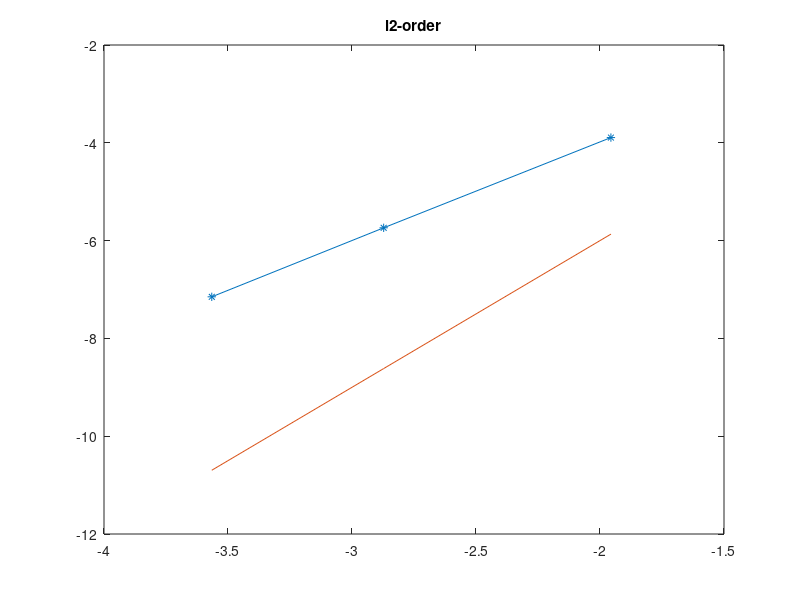
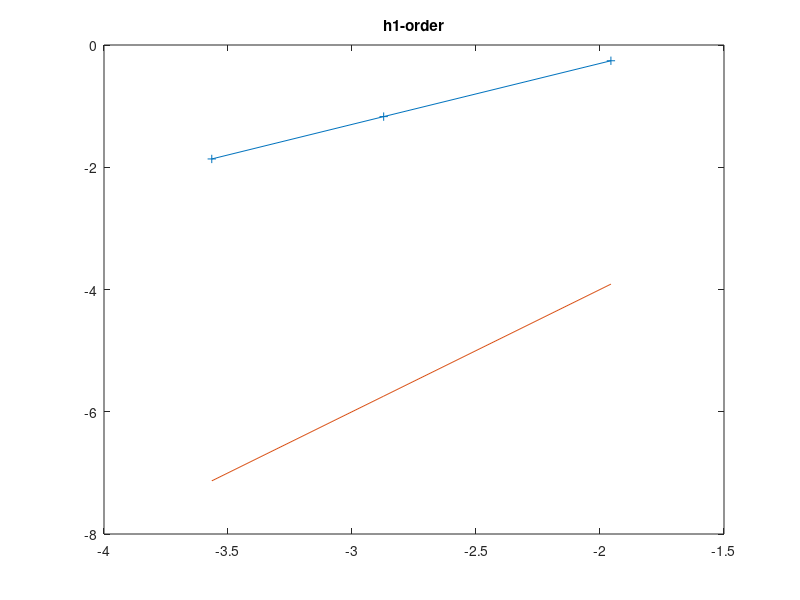

MATLAB code to generate these figures, in order:
%% order of convergence Elliptic
% % Elements in mesh 5,10,25,50,100 elements on each axis. 
% % 
% % Matrix has h(max), l2error, h1error columnwise

A = [
     0.141421356592613   0.020381695811775   0.772791256074176;
     0.056568542637045   0.003219672007576   0.309936577698053;
     0.028284271318523   0.000785058353824   0.155027956663150];
%
%  
%  
%  l2order = zeros(length(A)-1,1);
%  h1order = zeros(length(A)-1,1);
%  for i = 1:length(A)-1
%         l2order(i) = (log(A(i,2) ./ A(i+1,2)))/(log(A(i,1) ./ A(i+1,1)));
%         h1order(i) = (log(A(i,3) ./ A(i+1,3)))/(log(A(i,1) ./ A(i+1,1)));
%  end
%  [l2order,h1order]
%  
%  figure(1)
%  plot(log(A(:,1)),log(A(:,2)),'*-',log(A(:,1)),log((A(:,1)).^2))
%  title('l2-order');
%  figure(2)
%  plot(log(A(:,1)),log(A(:,3)),'+-',log(A(:,1)),log(A(:,1)))
%  title('h1-order')

% Elements in mesh 100,200,400,800,1600 row wise.
% Matrix has h(max), l2error, h1error columnwise
 
% A = [0.150785836829702   0.006925631476439   0.283608200472801;
%      0.112515980677038   0.003329756751618   0.200422507246046;
%      0.079032815787871   0.001626160093891   0.141192393970099;
%      0.055184813282302   0.000804681863072   0.1000872775560021;
%      0.040004561869555   0.000401917663169   0.070728960160473];
% 
%  
%  
%  l2order = zeros(length(A)-1,1);
%  h1order = zeros(length(A)-1,1);
%  for i = 1:length(A)-1
%         l2order(i) = (log(A(i,2) ./ A(i+1,2)))/(log(A(i,1) ./ A(i+1,1)));
%         h1order(i) = (log(A(i,3) ./ A(i+1,3)))/(log(A(i,1) ./ A(i+1,1)));
%  end
%  [l2order,h1order]
%  
%  figure(1)
%  plot(log(A(:,1)),log(A(:,2)),'*-',log(A(:,1)),log((A(:,1)).^2))
%  title('l2-order');
%  figure(2)
%  plot(log(A(:,1)),log(A(:,3)),'+-',log(A(:,1)),log(A(:,1)))
%  title('h1-order')


% elements 25, 100, 225, 625, 900
% A = [0.306466010163105   0.029104972909065   0.564535632290907;
%      0.149163783720733   0.006988946577233   0.282984891846768;
%      0.101999235846437   0.002936031579795   0.188187007078123;
%      0.061732471442536   0.001045028157393   0.113146047691643;
%      0.051235641337296   0.000718971145785   0.094373347998923];



 
 
 l2order = zeros(length(A)-1,1);
 h1order = zeros(length(A)-1,1);
 for i = 1:length(A)-1
        l2order(i) = (log(A(i,2) ./ A(i+1,2)))/(log(A(i,1) ./ A(i+1,1)));
        h1order(i) = (log(A(i,3) ./ A(i+1,3)))/(log(A(i,1) ./ A(i+1,1)));
 end
 [l2order,h1order]
 
 figure(1)
 plot(log(A(:,1)),log(A(:,2)),'*-',log(A(:,1)),log((A(:,1)).^3))
 title('l2-order');
 figure(2)
 plot(log(A(:,1)),log(A(:,3)),'+-',log(A(:,1)),log((A(:,1)).^2))
 title('h1-order')